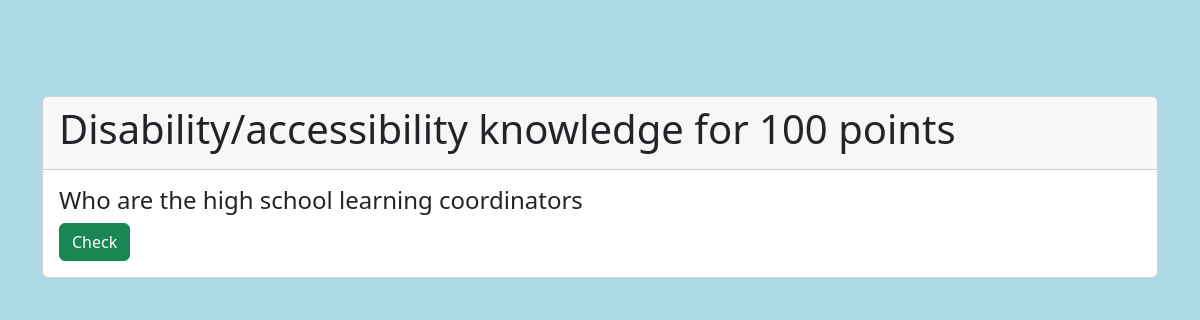
Page /question/1/3 on the committed database.
### jeopardy/models.py (models this page shows)
class Question(models.Model):
    topic = models.ForeignKey(Topic, on_delete=models.PROTECT)
    points = models.ForeignKey(Point, on_delete=models.PROTECT)
    question = models.TextField(max_length=255)
    color = ColorField(default='#EC008C')
    answer = models.TextField(max_length=255)
    def str(self):
        return f"{ str(self.topic) } for { str(self.points) } points"# : {self.question}"
    def __str__(self):
        return f"{ str(self.topic) } for { str(self.points) } points"# : {self.question}"

class Topic(models.Model):
    name = models.CharField(max_length=50)
    def __str__(self):
        return self.name

class Point(models.Model):
    points = models.IntegerField()
    def __str__(self):
        return str(self.points)

### jeopardy/views.py (the view, shortened to what this page needs)
# urls.py: path("question/<int:question_id>/<int:team_id>", question, name="question"),
def question(request, question_id, team_id):
    context ={}
    context["url"] = (question_id,team_id)
    team = Team.objects.get(id = team_id)
    context["team"] = team
    question = Question.objects.get(id = question_id)
    context["question"] = question
    team_obj = get_object_or_404(Team, id = team_id) # fetch the object related to passed id
    teamForm = TeamForm(request.POST or None, instance = team_obj, question_id = question_id)  # pass the object as instance in form
    context["teamForm"] = teamForm # add form dictionary to context
    return render(request, 'jeopardy/question.html', context)

### jeopardy/templates/jeopardy/question.html (shortened to what this page needs)
{% extends 'jeopardy/base.html' %}
{% block content %}
<form method = "post" action="/question/{{url.0}}/{{url.1}}">
    <div id="carouselId" class="carousel slide">
        <br><br><br>
        <div class="carousel-inner">
            <div class="carousel-item active">
                <div class="card mt-4">
                    <div class="card-header">
                        <h1>{{question.topic}} for {{ question.points }} points<h1>
                    </div>
                    <div class="card-body">
                        <h4 class="card-text">{{question.question}}</h4>
                        <button class="btn btn-success" type="button" data-bs-target="#carouselId" data-bs-slide="next">
                        Check
                    </button>
                    </div>
                </div>
            </div>
        </div>
    </div>
</form>
{%endblock%}

### jeopardy/static/jeopardy/style.css (style rules this page uses)
.body { background-color: lightblue; }

### rows in the picture
Question: topic "Disability/accessibility knowledge", points "100", question "Who are the high school learning coordinators"
